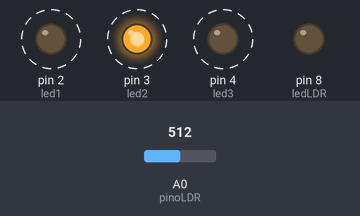
Bench run of a sketch on a simulated Arduino Uno, built with avr-gcc and run on an emulated ATmega328P. On the bench: output pins drawn as LEDs (lit = HIGH). Dashed ring = blinking. The inputs (shaded band) are chosen by the test bench; at power-on: A0 (pinoLDR) = 512. What the sketch prints to the serial monitor is not drawn.

Above: at 1.2 s.
1.3 s: A0 (pinoLDR) set to 6
4.3 s: A0 (pinoLDR) set to 3
At 4.9 s:
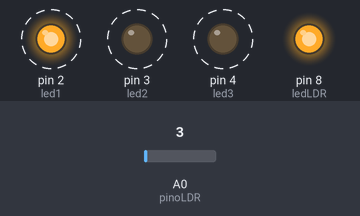
7.3 s: A0 (pinoLDR) set to 122
At 7.9 s:
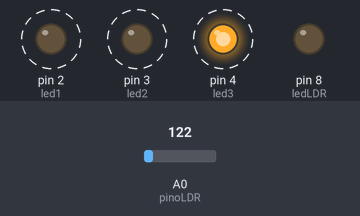
10.3 s: A0 (pinoLDR) set to 0
At 11.4 s:
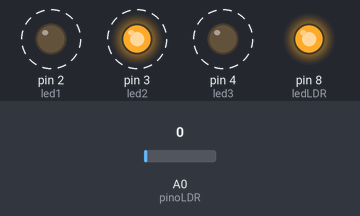
Timing chart, 0 to 14.3 s (numbered marks = the images above; inputs shaded):
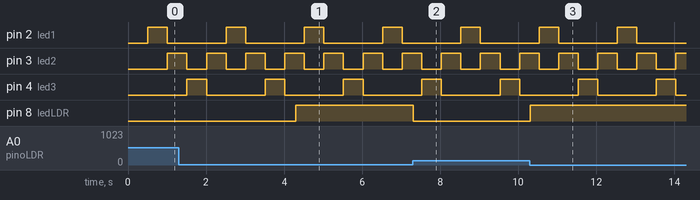

The sketch:

LEDS_LDR.ino
```cpp
const int led1 = 2;
const int led2 = 3;
const int led3 = 4;

const int pinoLDR = A0;
const int ledLDR = 8;
const int limite = 200;

unsigned long tempoAnterior = 0;
const long intervalo = 500;

int ledAtual = 1;
int direcao = 1; // 1 para frente, -1 para trás

void setup() {
  pinMode(led1, OUTPUT);
  pinMode(led2, OUTPUT);
  pinMode(led3, OUTPUT);
  pinMode(ledLDR, OUTPUT);
  pinMode(pinoLDR, INPUT);
  Serial.begin(9600);
}

void loop() {
  if (millis() - tempoAnterior >= intervalo) {
    tempoAnterior = millis();

    digitalWrite(led1, LOW);
    digitalWrite(led2, LOW);
    digitalWrite(led3, LOW);

    if (ledAtual == 1) {
      digitalWrite(led1, HIGH);
    } else if (ledAtual == 2) {
      digitalWrite(led2, HIGH);
    } else if (ledAtual == 3) {
      digitalWrite(led3, HIGH);
    }

    ledAtual += direcao;

    if (ledAtual > 3) {
      ledAtual = 2;
      direcao = -1;
    } else if (ledAtual < 1) {
      ledAtual = 2;
      direcao = 1;
    }
  }
  int leituraLDR = analogRead(pinoLDR);
  Serial.println(leituraLDR);


  if (leituraLDR < 5) {
    digitalWrite(ledLDR, HIGH);  // acende sem luz
  } else {
    digitalWrite(ledLDR, LOW);   // Aapaga com luz
  }
}
```

Measured:
- the behaviour switches between 5 and 4 on A0 (pinoLDR) (found by bisection; images 0 and 1)
- after the input at 4.3 s, pin 8 (ledLDR): LOW → HIGH at once
- after the input at 7.3 s, pin 8 (ledLDR): HIGH → LOW at once
- after the input at 10.3 s, pin 8 (ledLDR): LOW → HIGH at once
- by itself, pin 2 (led1), pin 4 (led3): alternates HIGH for 0.50 s and LOW for 1.5 s
- by itself, pin 3 (led2): alternates HIGH for 0.50 s and LOW for 0.50 s
